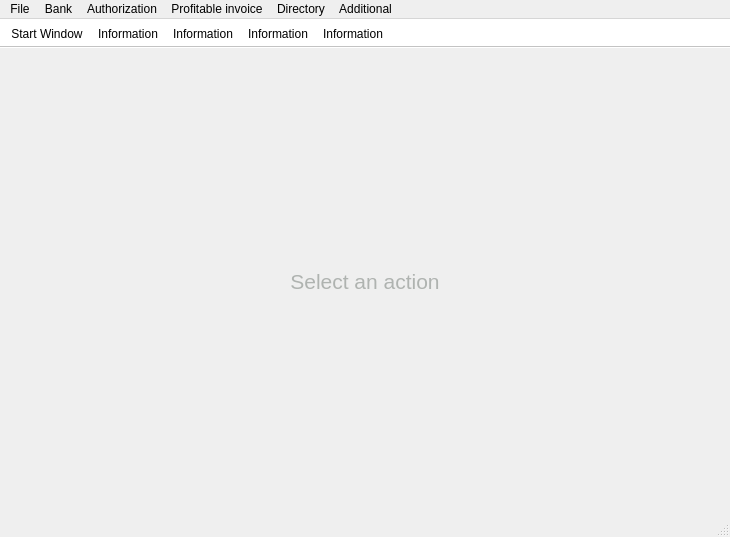
<?xml version="1.0" encoding="UTF-8"?>
<ui version="4.0">
 <class>InfWindow</class>
 <widget class="QMainWindow" name="InfWindow">
  <property name="geometry">
   <rect>
    <x>0</x>
    <y>0</y>
    <width>730</width>
    <height>537</height>
   </rect>
  </property>
  <property name="windowTitle">
   <string>Accounting system</string>
  </property>
  <property name="styleSheet">
   <string notr="true"/>
  </property>
  <widget class="QWidget" name="centralwidget">
   <layout class="QVBoxLayout" name="verticalLayout_2">
    <item>
     <layout class="QVBoxLayout" name="verticalLayout1">
      <item>
       <widget class="QLabel" name="label">
        <property name="font">
         <font>
          <pointsize>16</pointsize>
         </font>
        </property>
        <property name="styleSheet">
         <string notr="true">color: #afb3b0;</string>
        </property>
        <property name="text">
         <string>Select an action</string>
        </property>
        <property name="alignment">
         <set>Qt::AlignCenter</set>
        </property>
       </widget>
      </item>
     </layout>
    </item>
   </layout>
  </widget>
  <widget class="QMenuBar" name="menubar">
   <property name="geometry">
    <rect>
     <x>0</x>
     <y>0</y>
     <width>730</width>
     <height>26</height>
    </rect>
   </property>
   <property name="minimumSize">
    <size>
     <width>0</width>
     <height>0</height>
    </size>
   </property>
   <widget class="QMenu" name="menuefefe">
    <property name="title">
     <string>Bank</string>
    </property>
    <addaction name="actionBank2"/>
    <addaction name="action"/>
   </widget>
   <widget class="QMenu" name="menuefe">
    <property name="title">
     <string>Authorization</string>
    </property>
    <addaction name="actionAuthorization2"/>
   </widget>
   <widget class="QMenu" name="menuAdditional_invoice">
    <property name="title">
     <string>Profitable invoice</string>
    </property>
    <addaction name="actionProfitableInvoice2"/>
    <addaction name="actionAdd_3"/>
   </widget>
   <widget class="QMenu" name="menuDirectory">
    <property name="title">
     <string>Directory</string>
    </property>
    <addaction name="actionDirectory2"/>
   </widget>
   <widget class="QMenu" name="menuAdditional">
    <property name="title">
     <string>Additional</string>
    </property>
    <addaction name="actionstartWin2"/>
   </widget>
   <widget class="QMenu" name="menuFile">
    <property name="title">
     <string>File</string>
    </property>
    <addaction name="actionExport_settings"/>
    <addaction name="actionImport_settings"/>
    <addaction name="actionDeleting_Project"/>
   </widget>
   <addaction name="menuFile"/>
   <addaction name="menuefefe"/>
   <addaction name="menuefe"/>
   <addaction name="menuAdditional_invoice"/>
   <addaction name="menuDirectory"/>
   <addaction name="menuAdditional"/>
  </widget>
  <widget class="QStatusBar" name="statusbar"/>
  <widget class="QToolBar" name="toolBar">
   <property name="windowTitle">
    <string>toolBar</string>
   </property>
   <property name="styleSheet">
    <string notr="true">background: white;</string>
   </property>
   <property name="movable">
    <bool>false</bool>
   </property>
   <attribute name="toolBarArea">
    <enum>TopToolBarArea</enum>
   </attribute>
   <attribute name="toolBarBreak">
    <bool>false</bool>
   </attribute>
   <addaction name="actionstartWin2"/>
   <addaction name="actionBank2"/>
   <addaction name="actionAuthorization2"/>
   <addaction name="actionProfitableInvoice2"/>
   <addaction name="actionDirectory2"/>
  </widget>
  <action name="action">
   <property name="icon">
    <iconset resource="resource.qrc">
     <normaloff>:/image/res/menu/free-icon-add-8387523.png</normaloff>:/image/res/menu/free-icon-add-8387523.png</iconset>
   </property>
   <property name="text">
    <string>Add</string>
   </property>
  </action>
  <action name="actionAdd_3">
   <property name="icon">
    <iconset resource="resource.qrc">
     <normaloff>:/image/res/menu/free-icon-add-8387523.png</normaloff>:/image/res/menu/free-icon-add-8387523.png</iconset>
   </property>
   <property name="text">
    <string>Add</string>
   </property>
  </action>
  <action name="actionBank2">
   <property name="icon">
    <iconset resource="resource.qrc">
     <normaloff>:/image/res/menu/bank (1).png</normaloff>:/image/res/menu/bank (1).png</iconset>
   </property>
   <property name="text">
    <string>Information</string>
   </property>
  </action>
  <action name="actionAuthorization2">
   <property name="icon">
    <iconset resource="resource.qrc">
     <normaloff>:/image/res/menu/authorization.png</normaloff>:/image/res/menu/authorization.png</iconset>
   </property>
   <property name="text">
    <string>Information</string>
   </property>
  </action>
  <action name="actionProfitableInvoice2">
   <property name="icon">
    <iconset resource="resource.qrc">
     <normaloff>:/image/res/menu/invoice.png</normaloff>:/image/res/menu/invoice.png</iconset>
   </property>
   <property name="text">
    <string>Information</string>
   </property>
  </action>
  <action name="actionDirectory2">
   <property name="icon">
    <iconset resource="resource.qrc">
     <normaloff>:/image/res/menu/root-directory.png</normaloff>:/image/res/menu/root-directory.png</iconset>
   </property>
   <property name="text">
    <string>Information</string>
   </property>
  </action>
  <action name="actionstartWin2">
   <property name="icon">
    <iconset resource="resource.qrc">
     <normaloff>:/image/res/menu/main-menu (1).png</normaloff>:/image/res/menu/main-menu (1).png</iconset>
   </property>
   <property name="text">
    <string>Start Window</string>
   </property>
  </action>
  <action name="actionExport_settings">
   <property name="text">
    <string>Export Settings</string>
   </property>
  </action>
  <action name="actionImport_settings">
   <property name="text">
    <string>Import Settings</string>
   </property>
  </action>
  <action name="actionDeleting_Project">
   <property name="text">
    <string>Clear Project</string>
   </property>
  </action>
 </widget>
 <resources>
  <include location="resource.qrc"/>
 </resources>
 <connections/>
</ui>
